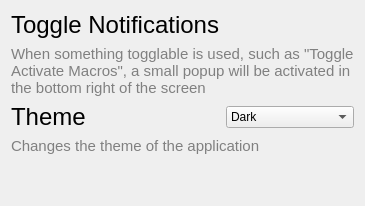
         <widget class="QWidget" name="settingsPage">
          <layout class="QGridLayout" name="gridLayout_7">
           <item row="2" column="0">
            <widget class="QLabel" name="themeLabel">
             <property name="text">
              <string>&lt;html&gt;&lt;head/&gt;&lt;body&gt;&lt;p&gt;&lt;span style=&quot; font-size:18pt;&quot;&gt;Theme&lt;/span&gt;&lt;/p&gt;&lt;/body&gt;&lt;/html&gt;</string>
             </property>
            </widget>
           </item>
           <item row="2" column="1">
            <widget class="QComboBox" name="themeComboBox">
             <item>
              <property name="text">
               <string>Dark</string>
              </property>
             </item>
             <item>
              <property name="text">
               <string>Navy Blue</string>
              </property>
             </item>
            </widget>
           </item>
           <item row="0" column="0">
            <widget class="QLabel" name="toggleNotifsLabel">
             <property name="text">
              <string>&lt;html&gt;&lt;head/&gt;&lt;body&gt;&lt;p&gt;&lt;span style=&quot; font-size:18pt;&quot;&gt;Toggle Notifications&lt;/span&gt;&lt;/p&gt;&lt;/body&gt;&lt;/html&gt;</string>
             </property>
            </widget>
           </item>
           <item row="4" column="0">
            <spacer name="verticalSpacer_4">
             <property name="orientation">
              <enum>Qt::Orientation::Vertical</enum>
             </property>
             <property name="sizeHint" stdset="0">
              <size>
               <width>20</width>
               <height>40</height>
              </size>
             </property>
            </spacer>
           </item>
           <item row="1" column="0" colspan="2">
            <widget class="QLabel" name="label_41">
             <property name="font">
              <font>
               <pointsize>11</pointsize>
              </font>
             </property>
             <property name="styleSheet">
              <string notr="true">color:grey;</string>
             </property>
             <property name="text">
              <string>When something togglable is used, such as &quot;Toggle Activate Macros&quot;, a small popup will be activated in the bottom right of the screen</string>
             </property>
             <property name="wordWrap">
              <bool>true</bool>
             </property>
            </widget>
           </item>
           <item row="3" column="0" colspan="2">
            <widget class="QLabel" name="label_45">
             <property name="font">
              <font>
               <pointsize>11</pointsize>
              </font>
             </property>
             <property name="styleSheet">
              <string notr="true">color:grey;</string>
             </property>
             <property name="text">
              <string>&lt;html&gt;&lt;head/&gt;&lt;body&gt;&lt;p&gt;Changes the theme of the application&lt;/p&gt;&lt;/body&gt;&lt;/html&gt;</string>
             </property>
            </widget>
           </item>
          </layout>
         </widget>
